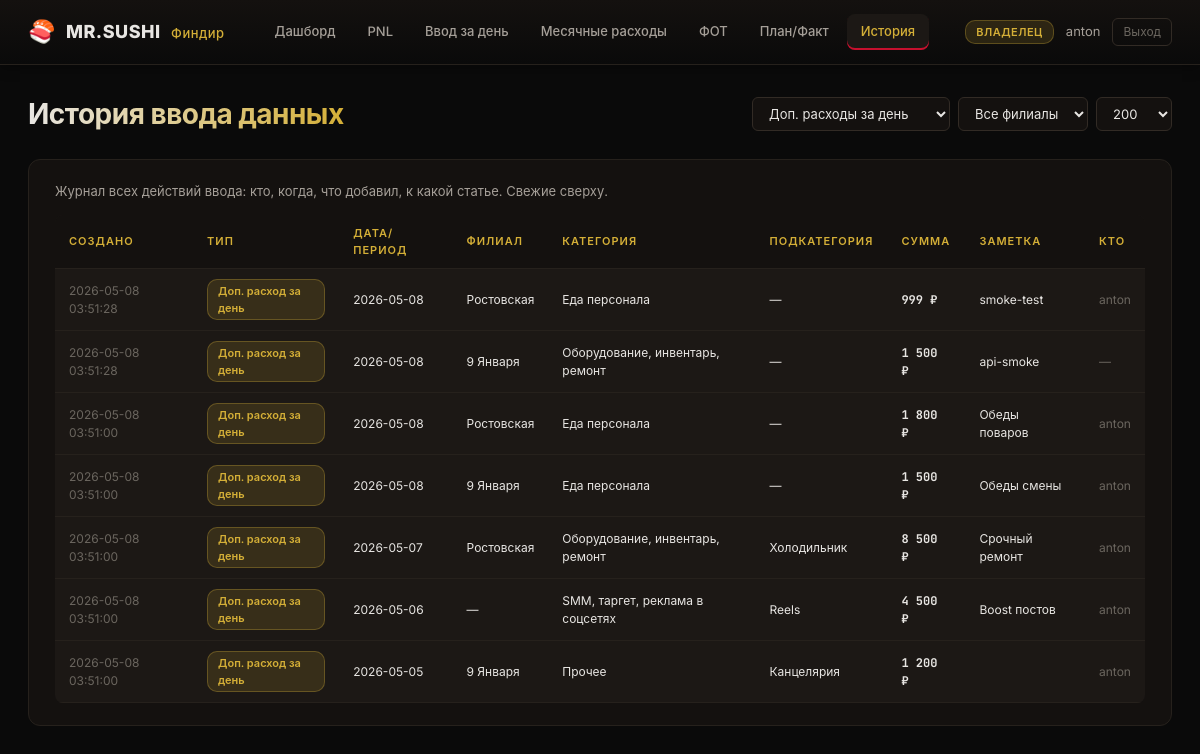
The page /history?kind=extra (signed in) on the database as committed earlier.
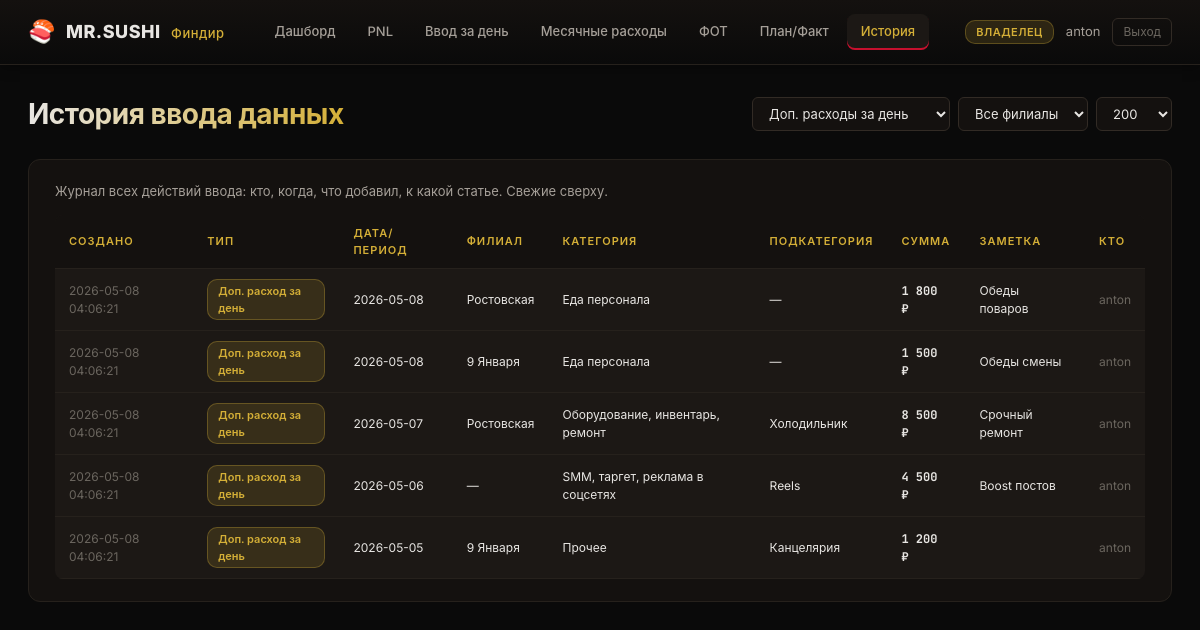
The same page on the database as committed later.
### tables this page shows
CREATE TABLE daily_extra_costs (
    id INTEGER PRIMARY KEY AUTOINCREMENT,
    date TEXT NOT NULL,
    branch_id INTEGER REFERENCES branches(id),
    category TEXT NOT NULL,
    subcategory TEXT,
    amount REAL NOT NULL,
    note TEXT,
    created_by INTEGER REFERENCES users(id),
    created_at TEXT DEFAULT (datetime('now'))
);

CREATE TABLE branches (
    id INTEGER PRIMARY KEY,
    name TEXT NOT NULL UNIQUE,
    slug TEXT NOT NULL UNIQUE
);

CREATE TABLE users (
    id INTEGER PRIMARY KEY AUTOINCREMENT,
    username TEXT UNIQUE NOT NULL,
    pw_hash TEXT NOT NULL,
    role TEXT NOT NULL CHECK(role IN ('owner','manager')),
    branch_id INTEGER REFERENCES branches(id),
    tg_user_id INTEGER UNIQUE,
    created_at TEXT DEFAULT (datetime('now'))
);

### main.py (the view)
@app.get("/history", response_class=HTMLResponse)
async def history_page(request: Request, kind: str | None = None,
                        branch_id: str | None = None, limit: int = 200):
    user = _require_session(request)
    if not user:
        return auth.redirect_login()
    bid = int(branch_id) if branch_id and branch_id != "all" else None
    events = db.audit_log(limit=limit, kind=kind or None, branch_id=bid)
    return templates.TemplateResponse(
        request=request, name="history.html",
        context=_ctx(request, user, events=events, kind=kind or "",
                     branch_id=bid, limit=limit),
    )

### templates/history.html (shortened to what this page needs)
{% extends "base.html" %}
{% block content %}
<div class="page-header">
    <h1>История ввода данных</h1>
    <form method="GET" action="/history" class="filters">
        <select name="kind" onchange="this.form.submit()">
            <option value="extra" {% if kind == 'extra' %}selected{% endif %}>Доп. расходы за день</option>
        </select>
        <select name="branch_id" onchange="this.form.submit()">
            <option value="all" {% if branch_id is none %}selected{% endif %}>Все филиалы</option>
        </select>
        <select name="limit" onchange="this.form.submit()">
            <option value="200" {% if limit == 200 %}selected{% endif %}>200</option>
        </select>
    </form>
</div>
<div class="section">
    <p class="hint">Журнал всех действий ввода: кто, когда, что добавил, к какой статье. Свежие сверху.</p>
    <table class="data-table history-table">
        <thead>
            <tr>
                <th>Создано</th>
                <th>Тип</th>
                <th>Дата/период</th>
                <th>Филиал</th>
                <th>Категория</th>
                <th>Подкатегория</th>
                <th>Сумма</th>
                <th>Заметка</th>
                <th>Кто</th>
            </tr>
        </thead>
        <tbody>
            {% for e in events %}
            <tr class="ev-{{ e.kind }}">
                <td><span class="muted">{{ e.created_at }}</span></td>
                <td><span class="kind-pill kind-{{ e.kind }}">{{ e.detail }}</span></td>
                <td>{{ e.event_date }}</td>
                <td>{{ e.branch_name or '—' }}</td>
                <td>{% if e.category %}{{ COST_CATEGORIES.get(e.category, EMPLOYEE_CATEGORIES.get(e.category, e.category)) }}{% else %}—{% endif %}</td>
                <td>{{ e.subcategory or '—' }}</td>
                <td><b>{{ "{:,.0f}".format(e.amount).replace(",", " ") }} ₽</b></td>
                <td>{{ e.note or '' }}</td>
                <td><span class="muted">{{ e.created_by_name or '—' }}</span></td>
            </tr>
            {% else %}
            <tr><td colspan="9" class="empty">Нет записей по выбранному фильтру</td></tr>
            {% endfor %}
        </tbody>
    </table>
</div>
{% endblock %}

Rows that differ between the two databases and show on the page:
removed daily_extra_costs: created_at "2026-05-08 03:51:28", detail "Доп. расход за день", event_date "2026-05-08", name "Ростовская", get "Еда персонала", subcategory "—", amount "999", note "smoke-test", username "anton"
removed daily_extra_costs: created_at "2026-05-08 03:51:28", detail "Доп. расход за день", event_date "2026-05-08", name "9 Января", get "Оборудование, инвентарь, ремонт", subcategory "—", amount "1 500", note "api-smoke", created_by_name "—"
changed daily_extra_costs "Обеды поваров": created_at "2026-05-08 03:51:00" → "2026-05-08 04:06:21"
changed daily_extra_costs "Обеды смены": created_at "2026-05-08 03:51:00" → "2026-05-08 04:06:21"
changed daily_extra_costs "Оборудование, инвентарь, ремонт": created_at "2026-05-08 03:51:00" → "2026-05-08 04:06:21"
changed daily_extra_costs "SMM, таргет, реклама в соцсетях": created_at "2026-05-08 03:51:00" → "2026-05-08 04:06:21"
changed daily_extra_costs "Прочее": created_at "2026-05-08 03:51:00" → "2026-05-08 04:06:21"
